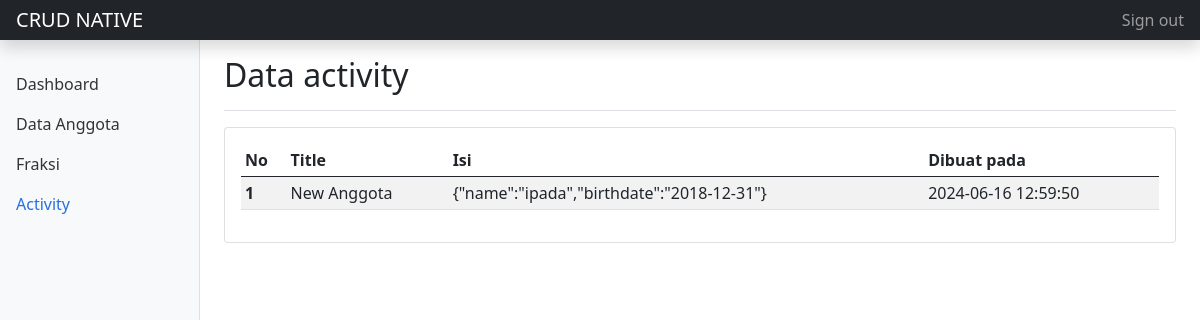
Page /admin/activity.php (signed in) on the earlier database version.
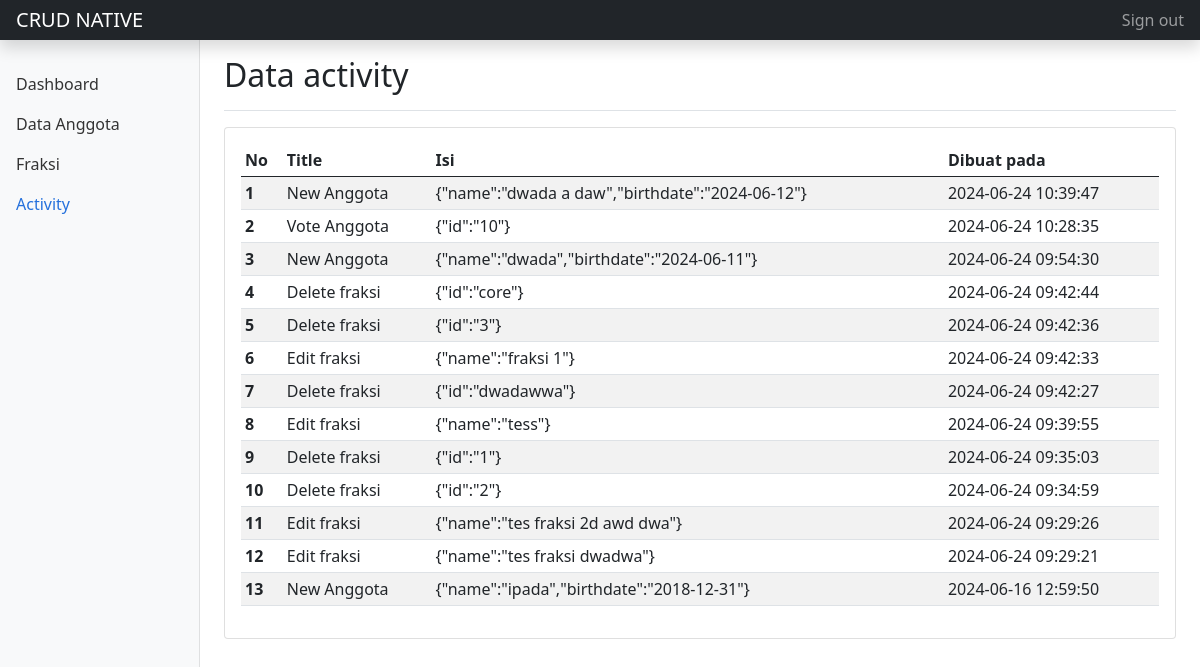
Same page on the later database version.
### tables this page shows
CREATE TABLE IF NOT EXISTS `activity` (
  `id` int NOT NULL AUTO_INCREMENT,
  `action` text NOT NULL,
  `created_at` datetime NOT NULL,
  PRIMARY KEY (`id`)
);

### admin/activity.php (the view, shortened to what this page needs)
<?php
    include_once '../koneksi.php';
    $currPage = "activity";
    $sql = "SELECT * FROM activity ORDER BY id DESC";
    $query = mysqli_query($conn, $sql);
    $data = mysqli_fetch_assoc($query);
?>
<!doctype html>
<html lang="en">
  <head>
    <link href="https://cdn.jsdelivr.net/npm/bootstrap@5.0.2/dist/css/bootstrap.min.css" rel="stylesheet">
  </head>
  <body>
<header class="navbar navbar-dark sticky-top bg-dark flex-md-nowrap p-0 shadow">
  <a class="navbar-brand col-md-3 col-lg-2 me-0 px-3" href="#">CRUD NATIVE</a>
  <div class="navbar-nav">
    <div class="nav-item text-nowrap">
      <a class="nav-link px-3" href="logout.php">Sign out</a>
    </div>
  </div>
</header>
<div class="container-fluid">
  <div class="row">
    <?php include_once 'sidebar.php'; ?>
    <main class="col-md-9 ms-sm-auto col-lg-10 px-md-4">
      <div class="d-flex justify-content-between flex-wrap flex-md-nowrap align-items-center pt-3 pb-2 mb-3 border-bottom">
        <h1 class="h2">Data activity</h1>
      </div>
      <div class="card">
        <div class="card-body">
          <div class="table-responsive">
            <table class="table table-hover table-striped table-sm">
              <thead>
                <tr>
                  <th scope="col">No</th>
                  <th scope="col">Title</th>
                  <th scope="col">Isi</th>
                  <th scope="col">Dibuat pada</th>
                </tr>
              </thead>
              <tbody>
                <?php $i=1;if($data): ?>
                    <?php do { ?>
                    <?php
                        $jdecode = json_decode($data['action'], true);
                        $title = $jdecode['title'];
                        unset($jdecode['title']);
                    ?>
                    <tr>
                        <th scope="row"><?= $i++ ?></th>
                        <td><?= $title; ?></td>
                        <td><?= json_encode($jdecode); ?></td>
                        <td><?= $data['created_at']; ?></td>
                    </tr>
                    <?php } while($data = mysqli_fetch_assoc($query)); ?>
                <?php else: ?>
                    <tr>
                        <td colspan="5" class="text-center">No data</td>
                    </tr>
                <?php endif ?>
              </tbody>
            </table>
          </div>
        </div>
      </div>
    </main>
  </body>
</html>

### admin/sidebar.php (shortened to what this page needs)
<nav id="sidebarMenu" class="col-md-3 col-lg-2 d-md-block bg-light sidebar collapse">
      <div class="position-sticky pt-3">
        <ul class="nav flex-column">
          <li class="nav-item">
            <a class="nav-link <?= ($currPage == "dashboard") ? "active" : "" ?>" aria-current="page" href="./dashboard">
              Dashboard
            </a>
          </li>
          <li class="nav-item">
            <a class="nav-link <?= ($currPage == "anggota") ? "active" : "" ?>" aria-current="page" href="./anggota">
              Data Anggota
            </a>
          </li>
          <li class="nav-item">
            <a class="nav-link <?= ($currPage == "fraksi") ? "active" : "" ?>" aria-current="page" href="./fraksi">
              Fraksi
            </a>
          </li>
          <li class="nav-item">
            <a class="nav-link <?= ($currPage == "activity") ? "active" : "" ?>" aria-current="page" href="./activity">
              Activity
            </a>
          </li>
        </ul>
      </div>
    </nav>

### admin/sidebar.php (style rules this page uses)
.sidebar { position: fixed; top: 0; bottom: 0; left: 0; z-index: 100; padding: 48px 0 0; box-shadow: inset -1px 0 0 rgba(0, 0, 0, .1); }
.sidebar .nav-link { font-weight: 500; color: #333; }
.sidebar .nav-link.active { color: #2470dc; }

Differences in the rows shown:
added activity: action "New Anggota", jdecode "{\"name\":\"dwada a daw\",\"birthdate\":\"2024-06-12\"}", created_at "2024-06-24 10:39:47"
added activity: action "Vote Anggota", jdecode "{\"id\":\"10\"}", created_at "2024-06-24 10:28:35"
added activity: action "New Anggota", jdecode "{\"name\":\"dwada\",\"birthdate\":\"2024-06-11\"}", created_at "2024-06-24 09:54:30"
added activity: action "Delete fraksi", jdecode "{\"id\":\"core\"}", created_at "2024-06-24 09:42:44"
added activity: action "Delete fraksi", jdecode "{\"id\":\"3\"}", created_at "2024-06-24 09:42:36"
added activity: action "Edit fraksi", jdecode "{\"name\":\"fraksi 1\"}", created_at "2024-06-24 09:42:33"
added activity: action "Delete fraksi", jdecode "{\"id\":\"dwadawwa\"}", created_at "2024-06-24 09:42:27"
added activity: action "Edit fraksi", jdecode "{\"name\":\"tess\"}", created_at "2024-06-24 09:39:55"
added activity: action "Delete fraksi", jdecode "{\"id\":\"1\"}", created_at "2024-06-24 09:35:03"
added activity: action "Delete fraksi", jdecode "{\"id\":\"2\"}", created_at "2024-06-24 09:34:59"
added activity: action "Edit fraksi", jdecode "{\"name\":\"tes fraksi 2d awd dwa\"}", created_at "2024-06-24 09:29:26"
added activity: action "Edit fraksi", jdecode "{\"name\":\"tes fraksi dwadwa\"}", created_at "2024-06-24 09:29:21"
